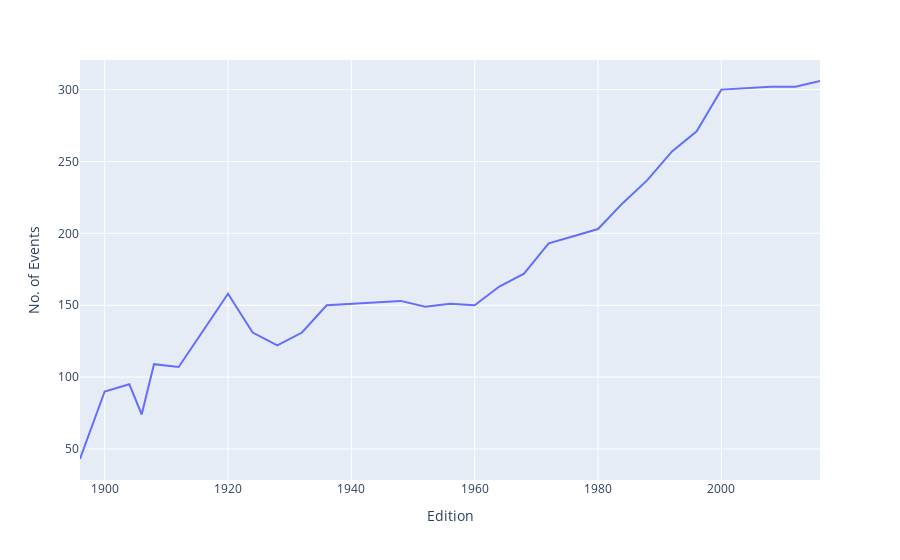

The code cell stored with this chart in its notebook:
### Code cell
fig = px.line(Events_over_time, x='Edition', y='No. of Events')
fig.show()

### Figure 1 — Plotly figure (JSON) as saved in the notebook; plotly's stock layout.template omitted (floating-point values rounded to 4 significant figures)
{"data": [{"hovertemplate": "Edition=%{x}<br>No. of Events=%{y}<extra></extra>", "legendgroup": "", "line": {"color": "#636efa", "dash": "solid"}, "marker": {"symbol": "circle"}, "mode": "lines", "name": "", "orientation": "v", "showlegend": false, "type": "scatter", "x": [1896, 1900, 1904, 1906, 1908, 1912, 1920, 1924, 1928, 1932, 1936, 1948, 1952, 1956, 1960, 1964, 1968, 1972, 1976, 1980, 1984, 1988, 1992, 1996, 2000, 2004, 2008, 2012, 2016], "xaxis": "x", "y": [43, 90, 95, 74, 109, 107, 158, 131, 122, 131, 150, 153, 149, 151, 150, 163, 172, 193, 198, 203, 221, 237, 257, 271, 300, 301, 302, 302, 306], "yaxis": "y"}], "layout": {"legend": {"tracegroupgap": 0}, "margin": {"t": 60}, "xaxis": {"anchor": "y", "domain": [0, 1], "title": {"text": "Edition"}}, "yaxis": {"anchor": "x", "domain": [0, 1], "title": {"text": "No. of Events"}}}}
